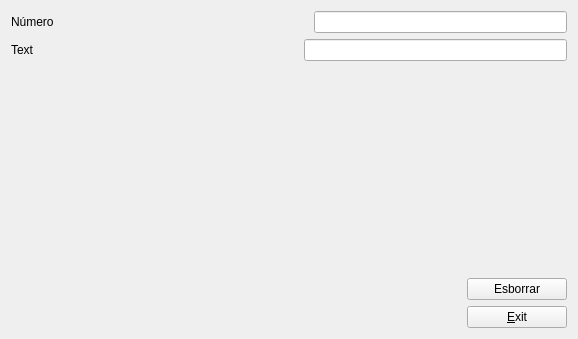
<?xml version="1.0" encoding="UTF-8"?>
<ui version="4.0">
 <class>MyForm</class>
 <widget class="QWidget" name="MyForm">
  <property name="geometry">
   <rect>
    <x>0</x>
    <y>0</y>
    <width>578</width>
    <height>339</height>
   </rect>
  </property>
  <property name="windowTitle">
   <string>Form</string>
  </property>
  <layout class="QVBoxLayout" name="verticalLayout_2">
   <item>
    <layout class="QHBoxLayout" name="horizontalLayout">
     <item>
      <widget class="QLabel" name="label_2">
       <property name="text">
        <string>Número</string>
       </property>
      </widget>
     </item>
     <item>
      <spacer name="horizontalSpacer_3">
       <property name="orientation">
        <enum>Qt::Horizontal</enum>
       </property>
       <property name="sizeHint" stdset="0">
        <size>
         <width>40</width>
         <height>20</height>
        </size>
       </property>
      </spacer>
     </item>
     <item>
      <widget class="QLineEdit" name="lineEdit">
       <property name="styleSheet">
        <string notr="true">color: rgb(255, 0, 0);</string>
       </property>
       <property name="inputMask">
        <string>9999999999</string>
       </property>
       <property name="text">
        <string/>
       </property>
      </widget>
     </item>
    </layout>
   </item>
   <item>
    <layout class="QHBoxLayout" name="horizontalLayout_2">
     <item>
      <widget class="QLabel" name="label">
       <property name="text">
        <string>Text</string>
       </property>
      </widget>
     </item>
     <item>
      <spacer name="horizontalSpacer_4">
       <property name="orientation">
        <enum>Qt::Horizontal</enum>
       </property>
       <property name="sizeHint" stdset="0">
        <size>
         <width>40</width>
         <height>20</height>
        </size>
       </property>
      </spacer>
     </item>
     <item>
      <widget class="QLineEdit" name="lineEdit_2">
       <property name="styleSheet">
        <string notr="true">color: rgb(0, 0, 255);</string>
       </property>
       <property name="inputMask">
        <string>AAAAAAAAAA</string>
       </property>
       <property name="text">
        <string/>
       </property>
       <property name="maxLength">
        <number>10</number>
       </property>
      </widget>
     </item>
    </layout>
   </item>
   <item>
    <spacer name="verticalSpacer">
     <property name="orientation">
      <enum>Qt::Vertical</enum>
     </property>
     <property name="sizeHint" stdset="0">
      <size>
       <width>20</width>
       <height>186</height>
      </size>
     </property>
    </spacer>
   </item>
   <item>
    <layout class="QHBoxLayout" name="horizontalLayout_3">
     <item>
      <spacer name="horizontalSpacer">
       <property name="orientation">
        <enum>Qt::Horizontal</enum>
       </property>
       <property name="sizeHint" stdset="0">
        <size>
         <width>40</width>
         <height>20</height>
        </size>
       </property>
      </spacer>
     </item>
     <item>
      <layout class="QVBoxLayout" name="verticalLayout">
       <item>
        <widget class="QPushButton" name="pushButton_2">
         <property name="minimumSize">
          <size>
           <width>100</width>
           <height>0</height>
          </size>
         </property>
         <property name="maximumSize">
          <size>
           <width>100</width>
           <height>16777215</height>
          </size>
         </property>
         <property name="text">
          <string>Esborrar</string>
         </property>
        </widget>
       </item>
       <item>
        <widget class="QPushButton" name="pushButton">
         <property name="minimumSize">
          <size>
           <width>100</width>
           <height>0</height>
          </size>
         </property>
         <property name="maximumSize">
          <size>
           <width>100</width>
           <height>16777215</height>
          </size>
         </property>
         <property name="text">
          <string>&amp;Exit</string>
         </property>
        </widget>
       </item>
      </layout>
     </item>
    </layout>
   </item>
  </layout>
 </widget>
 <resources/>
 <connections>
  <connection>
   <sender>pushButton</sender>
   <signal>clicked()</signal>
   <receiver>MyForm</receiver>
   <slot>close()</slot>
   <hints>
    <hint type="sourcelabel">
     <x>566</x>
     <y>327</y>
    </hint>
    <hint type="destinationlabel">
     <x>451</x>
     <y>234</y>
    </hint>
   </hints>
  </connection>
  <connection>
   <sender>pushButton_2</sender>
   <signal>clicked()</signal>
   <receiver>lineEdit_2</receiver>
   <slot>clear()</slot>
   <hints>
    <hint type="sourcelabel">
     <x>502</x>
     <y>282</y>
    </hint>
    <hint type="destinationlabel">
     <x>372</x>
     <y>61</y>
    </hint>
   </hints>
  </connection>
  <connection>
   <sender>pushButton_2</sender>
   <signal>clicked()</signal>
   <receiver>lineEdit</receiver>
   <slot>clear()</slot>
   <hints>
    <hint type="sourcelabel">
     <x>543</x>
     <y>280</y>
    </hint>
    <hint type="destinationlabel">
     <x>444</x>
     <y>16</y>
    </hint>
   </hints>
  </connection>
 </connections>
</ui>
